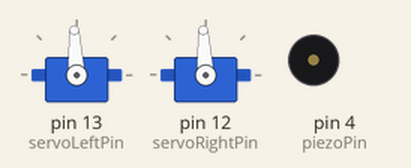
This sketch was run on a simulated Arduino Uno, built with avr-gcc and run on an emulated ATmega328P. Shown: 2 × servo, buzzer (waves = sounding).

Above: at 0.1 s.
At 6.2 s:
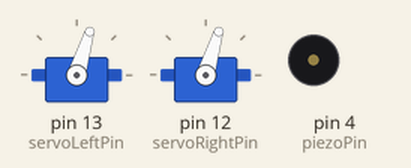
At 8.1 s:
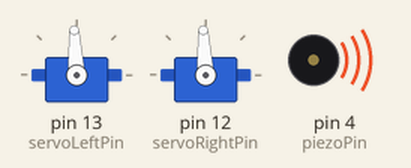
At 14.1 s:
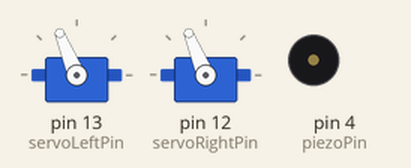
At 20.9 s:
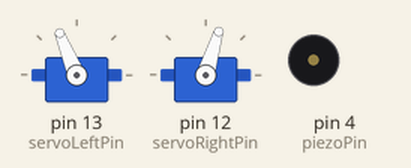
Timing chart, 0 to 22.4 s (numbered marks = the images above):
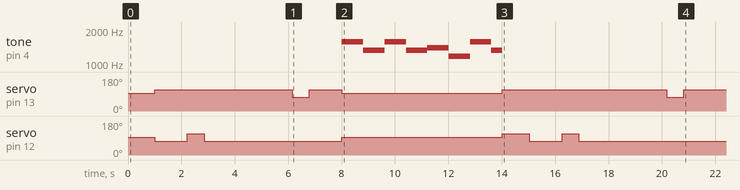

The sketch:

boe_z.ino
```cpp
#include <Servo.h>

Servo servoLeft;
Servo servoRight;

#define PI 3.1415926535897932384626433832795

const int servoLeftPin = 13;
const int servoRightPin = 12;
const int piezoPin = 4;

const float msPermm = 6.1;
const int wheelBase = 107;
int notes [] = {1568, 1568, 1318, 1318, 1568, 1568, 1318, 1318, 1397, 1397, 1175, 1175, 1568, 1568, 1318, 1318};

void setup() {

  Serial.begin(9600);
  servoLeft.attach(servoLeftPin);
  servoRight.attach(servoRightPin);
  stopWheel(1000);

  moveDist(200, 200, 200);//200
  turnAngleBoth(112);
  moveDist(200, 200, 540); //540
  turnAngleBoth(-112);
  moveDist(200, 200, 200); //200
  stopWheel(10);
  // PLAY MELODY
  for (int i=0;i<15;i++) {
    tone(piezoPin, notes[i], 400);
    delay(400);
  }
  turnAngleBoth(180);
  moveDist(200, 200, 200);//200
  turnAngleBoth(112);
  moveDist(200, 200, 540); //540
  turnAngleBoth(-112);
  moveDist(200, 200, 200); //200

  servoLeft.detach();
  servoRight.detach();

}

void loop() {
  // put your main code here, to run repeatedly:

}


void stopWheel(int msTime)
{
  servoLeft.writeMicroseconds(1500);   // Set Left servo speed
  servoRight.writeMicroseconds(1500); // Set right servo speed
  delay(msTime);
}

void moveDist(int speedLeft, int speedRight, int mm)
{
  servoLeft.writeMicroseconds(1500 + speedLeft);   // Set Left servo speed
  servoRight.writeMicroseconds(1500 - speedRight); // Set right servo speed

  delay(int(msPermm*mm));                                   // Delay for msTime
}

void turnAngleOne(int ang)
{
  int circleDist = ((PI*abs(ang))/360)*wheelBase*2;
  if (ang < 0) {
      moveDist(0, 200, circleDist);
    } else {
        moveDist(200, 0, circleDist);

      }
  }

void turnAngleBoth(int ang)
{
    int circleDist = ((PI*abs(ang))/360)*wheelBase;
    if (ang < 0) {
      moveDist(-200, 200, circleDist);
    } else {
            moveDist(200, -200, circleDist);
    }
  }
```
